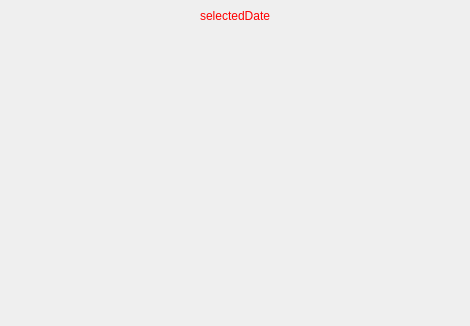
<?xml version="1.0" encoding="UTF-8"?>
<ui version="4.0">
 <class>CalendarWidget</class>
 <widget class="QWidget" name="CalendarWidget">
  <property name="geometry">
   <rect>
    <x>0</x>
    <y>0</y>
    <width>470</width>
    <height>326</height>
   </rect>
  </property>
  <layout class="QVBoxLayout" name="verticalLayout_2">
   <property name="spacing">
    <number>0</number>
   </property>
   <property name="margin">
    <number>0</number>
   </property>
   <item>
    <widget class="QWidget" name="widget" native="true">
     <layout class="QHBoxLayout" name="horizontalLayout_2">
      <property name="spacing">
       <number>10</number>
      </property>
      <property name="margin">
       <number>4</number>
      </property>
      <item>
       <spacer name="horizontalSpacer">
        <property name="orientation">
         <enum>Qt::Horizontal</enum>
        </property>
        <property name="sizeHint" stdset="0">
         <size>
          <width>121</width>
          <height>20</height>
         </size>
        </property>
       </spacer>
      </item>
      <item>
       <layout class="QHBoxLayout" name="horizontalLayout_3">
        <property name="spacing">
         <number>0</number>
        </property>
        <item>
         <widget class="QToolButton" name="prevYearToolButton">
          <property name="icon">
           <iconset>
            <normaloff>:prevYear</normaloff>:prevYear</iconset>
          </property>
          <property name="autoRaise">
           <bool>true</bool>
          </property>
         </widget>
        </item>
        <item>
         <widget class="QToolButton" name="prevMonthToolButton">
          <property name="icon">
           <iconset>
            <normaloff>:prevMonth</normaloff>:prevMonth</iconset>
          </property>
          <property name="autoRaise">
           <bool>true</bool>
          </property>
         </widget>
        </item>
       </layout>
      </item>
      <item>
       <widget class="QLabel" name="selectedDateLabel">
        <property name="palette">
         <palette>
          <active>
           <colorrole role="WindowText">
            <brush brushstyle="SolidPattern">
             <color alpha="255">
              <red>255</red>
              <green>0</green>
              <blue>0</blue>
             </color>
            </brush>
           </colorrole>
          </active>
          <inactive>
           <colorrole role="WindowText">
            <brush brushstyle="SolidPattern">
             <color alpha="255">
              <red>255</red>
              <green>0</green>
              <blue>0</blue>
             </color>
            </brush>
           </colorrole>
          </inactive>
          <disabled>
           <colorrole role="WindowText">
            <brush brushstyle="SolidPattern">
             <color alpha="255">
              <red>106</red>
              <green>104</green>
              <blue>100</blue>
             </color>
            </brush>
           </colorrole>
          </disabled>
         </palette>
        </property>
        <property name="text">
         <string>selectedDate</string>
        </property>
        <property name="alignment">
         <set>Qt::AlignRight|Qt::AlignTrailing|Qt::AlignVCenter</set>
        </property>
       </widget>
      </item>
      <item>
       <layout class="QHBoxLayout" name="horizontalLayout">
        <property name="spacing">
         <number>0</number>
        </property>
        <item>
         <widget class="QToolButton" name="nextMonthToolButton">
          <property name="icon">
           <iconset>
            <normaloff>:nextMonth</normaloff>:nextMonth</iconset>
          </property>
          <property name="autoRaise">
           <bool>true</bool>
          </property>
         </widget>
        </item>
        <item>
         <widget class="QToolButton" name="nextYearToolButton">
          <property name="icon">
           <iconset>
            <normaloff>:nextYear</normaloff>:nextYear</iconset>
          </property>
          <property name="autoRaise">
           <bool>true</bool>
          </property>
         </widget>
        </item>
       </layout>
      </item>
      <item>
       <spacer name="horizontalSpacer_2">
        <property name="orientation">
         <enum>Qt::Horizontal</enum>
        </property>
        <property name="sizeHint" stdset="0">
         <size>
          <width>120</width>
          <height>20</height>
         </size>
        </property>
       </spacer>
      </item>
     </layout>
    </widget>
   </item>
   <item>
    <widget class="CalendarWidgetInternal" name="calendarWidgetInternal" native="true">
     <property name="sizePolicy">
      <sizepolicy hsizetype="Preferred" vsizetype="Preferred">
       <horstretch>0</horstretch>
       <verstretch>1</verstretch>
      </sizepolicy>
     </property>
    </widget>
   </item>
  </layout>
 </widget>
 <customwidgets>
  <customwidget>
   <class>CalendarWidgetInternal</class>
   <extends>QWidget</extends>
   <header>widgets/calendarwidgetinternal.h</header>
   <container>1</container>
  </customwidget>
 </customwidgets>
 <resources/>
 <connections/>
</ui>
